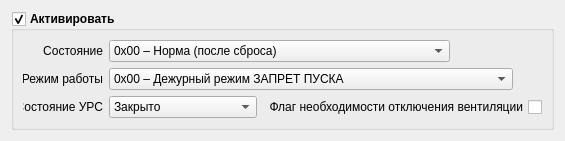
<?xml version="1.0" encoding="UTF-8"?>
<ui version="4.0">
 <class>Type0x13Widget</class>
 <widget class="QWidget" name="Type0x13Widget">
  <property name="geometry">
   <rect>
    <x>0</x>
    <y>0</y>
    <width>560</width>
    <height>127</height>
   </rect>
  </property>
  <property name="sizePolicy">
   <sizepolicy hsizetype="Preferred" vsizetype="Fixed">
    <horstretch>0</horstretch>
    <verstretch>0</verstretch>
   </sizepolicy>
  </property>
  <property name="windowTitle">
   <string>Form</string>
  </property>
  <layout class="QVBoxLayout" name="verticalLayout">
   <item>
    <widget class="QGroupBox" name="groupValues_0x13">
     <property name="font">
      <font>
       <weight>75</weight>
       <bold>true</bold>
      </font>
     </property>
     <property name="title">
      <string>Активировать</string>
     </property>
     <property name="checkable">
      <bool>true</bool>
     </property>
     <property name="checked">
      <bool>true</bool>
     </property>
     <layout class="QVBoxLayout" name="verticalLayout_2">
      <item>
       <layout class="QHBoxLayout" name="horizontalLayout_3">
        <item>
         <widget class="QLabel" name="label_3">
          <property name="minimumSize">
           <size>
            <width>80</width>
            <height>0</height>
           </size>
          </property>
          <property name="maximumSize">
           <size>
            <width>80</width>
            <height>16777215</height>
           </size>
          </property>
          <property name="font">
           <font>
            <weight>50</weight>
            <bold>false</bold>
           </font>
          </property>
          <property name="text">
           <string>Состояние</string>
          </property>
          <property name="alignment">
           <set>Qt::AlignRight|Qt::AlignTrailing|Qt::AlignVCenter</set>
          </property>
         </widget>
        </item>
        <item>
         <widget class="QComboBox" name="cbState_0x13">
          <property name="font">
           <font>
            <weight>50</weight>
            <bold>false</bold>
           </font>
          </property>
          <property name="sizeAdjustPolicy">
           <enum>QComboBox::AdjustToContents</enum>
          </property>
          <item>
           <property name="text">
            <string>0x00 – Норма (после сброса)</string>
           </property>
          </item>
          <item>
           <property name="text">
            <string>0x07 – ПУСК (идет отсчет времени)</string>
           </property>
          </item>
          <item>
           <property name="text">
            <string>0x08 – ОТМЕНА (отсчет времени приостановлен)</string>
           </property>
          </item>
          <item>
           <property name="text">
            <string>0x09 – Открытие УРС (УР)</string>
           </property>
          </item>
          <item>
           <property name="text">
            <string>0x0A – УРС не открылся</string>
           </property>
          </item>
          <item>
           <property name="text">
            <string>0x0B – УРС открылся</string>
           </property>
          </item>
          <item>
           <property name="text">
            <string>0x0C – ПУСК ПП (выдача пусковых импульсов на ЗПУ)</string>
           </property>
          </item>
          <item>
           <property name="text">
            <string>0x0D – Не сработали СДГ</string>
           </property>
          </item>
          <item>
           <property name="text">
            <string>0x0E – ПУСК ПРОШЕЛ</string>
           </property>
          </item>
         </widget>
        </item>
        <item>
         <spacer name="horizontalSpacer">
          <property name="orientation">
           <enum>Qt::Horizontal</enum>
          </property>
          <property name="sizeHint" stdset="0">
           <size>
            <width>40</width>
            <height>20</height>
           </size>
          </property>
         </spacer>
        </item>
       </layout>
      </item>
      <item>
       <layout class="QHBoxLayout" name="horizontalLayout_4">
        <item>
         <widget class="QLabel" name="label_4">
          <property name="minimumSize">
           <size>
            <width>80</width>
            <height>0</height>
           </size>
          </property>
          <property name="maximumSize">
           <size>
            <width>80</width>
            <height>16777215</height>
           </size>
          </property>
          <property name="font">
           <font>
            <weight>50</weight>
            <bold>false</bold>
           </font>
          </property>
          <property name="text">
           <string>Режим работы</string>
          </property>
          <property name="alignment">
           <set>Qt::AlignRight|Qt::AlignTrailing|Qt::AlignVCenter</set>
          </property>
         </widget>
        </item>
        <item>
         <widget class="QComboBox" name="cbRegim_0x13">
          <property name="enabled">
           <bool>true</bool>
          </property>
          <property name="font">
           <font>
            <weight>50</weight>
            <bold>false</bold>
           </font>
          </property>
          <property name="sizeAdjustPolicy">
           <enum>QComboBox::AdjustToContents</enum>
          </property>
          <item>
           <property name="text">
            <string>0x00 – Дежурный режим ЗАПРЕТ ПУСКА</string>
           </property>
          </item>
          <item>
           <property name="text">
            <string>0x01 – Дежурный режим АВТОМАТИКА ОТКЛЮЧЕНА</string>
           </property>
          </item>
          <item>
           <property name="text">
            <string>0x03 – Режим пуска  - ПРИОСТАНОВЛЕН ОХТ</string>
           </property>
          </item>
          <item>
           <property name="text">
            <string>0x04 – Режим пуска  - МЕСТНЫЙ (РУЧНОЙ)</string>
           </property>
          </item>
          <item>
           <property name="text">
            <string>0x05 – Режим пуска  - ДИСТАНЦИОННЫЙ</string>
           </property>
          </item>
          <item>
           <property name="text">
            <string>0x07 – Режим пуска  - УДАЛЕННЫЙ ОТ СИСТЕМЫ УПРАВЛЕНИЯ</string>
           </property>
          </item>
         </widget>
        </item>
        <item>
         <spacer name="horizontalSpacer_3">
          <property name="orientation">
           <enum>Qt::Horizontal</enum>
          </property>
          <property name="sizeHint" stdset="0">
           <size>
            <width>40</width>
            <height>20</height>
           </size>
          </property>
         </spacer>
        </item>
       </layout>
      </item>
      <item>
       <layout class="QHBoxLayout" name="horizontalLayout_5">
        <item>
         <widget class="QLabel" name="label_5">
          <property name="minimumSize">
           <size>
            <width>80</width>
            <height>0</height>
           </size>
          </property>
          <property name="maximumSize">
           <size>
            <width>80</width>
            <height>16777215</height>
           </size>
          </property>
          <property name="font">
           <font>
            <weight>50</weight>
            <bold>false</bold>
           </font>
          </property>
          <property name="text">
           <string>Состояние УРС</string>
          </property>
          <property name="alignment">
           <set>Qt::AlignRight|Qt::AlignTrailing|Qt::AlignVCenter</set>
          </property>
         </widget>
        </item>
        <item>
         <widget class="QComboBox" name="cbURSState_0x13">
          <property name="enabled">
           <bool>true</bool>
          </property>
          <property name="font">
           <font>
            <weight>50</weight>
            <bold>false</bold>
           </font>
          </property>
          <property name="sizeAdjustPolicy">
           <enum>QComboBox::AdjustToContents</enum>
          </property>
          <item>
           <property name="text">
            <string>Закрыто</string>
           </property>
          </item>
          <item>
           <property name="text">
            <string>Частичное открытие</string>
           </property>
          </item>
          <item>
           <property name="text">
            <string>Открылось</string>
           </property>
          </item>
         </widget>
        </item>
        <item>
         <spacer name="horizontalSpacer_2">
          <property name="orientation">
           <enum>Qt::Horizontal</enum>
          </property>
          <property name="sizeHint" stdset="0">
           <size>
            <width>40</width>
            <height>20</height>
           </size>
          </property>
         </spacer>
        </item>
        <item>
         <widget class="QCheckBox" name="checkOtklVent_0x13">
          <property name="font">
           <font>
            <weight>50</weight>
            <bold>false</bold>
           </font>
          </property>
          <property name="layoutDirection">
           <enum>Qt::RightToLeft</enum>
          </property>
          <property name="text">
           <string>Флаг необходимости отключения вентиляции</string>
          </property>
         </widget>
        </item>
       </layout>
      </item>
     </layout>
    </widget>
   </item>
  </layout>
 </widget>
 <resources/>
 <connections/>
</ui>
